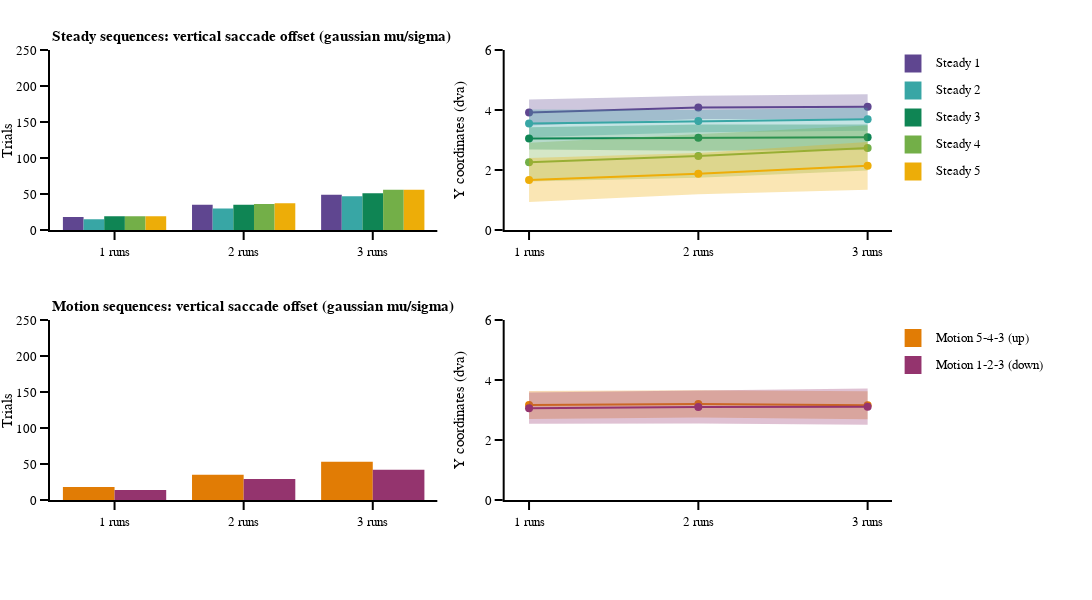

Source (notebook cell):
### Markdown cell above
#### Saccade y landing distribution per incremental runs

### Code cell
# subplot settings
rows, cols = 2, 2
leg_mergin = 200
fig_height, fig_width = 600,500*cols+leg_mergin
column_widths,row_heights = [1,1],[1,1]
sb_specs = [[{},{}],[{},{}]]
fig = make_subplots(rows=rows, cols=cols, print_grid=False, vertical_spacing=0.2, horizontal_spacing=0.08, 
                    column_widths=column_widths, row_heights=row_heights)
opacity_val = 0.3
data_types = []
for run_num in np.arange(1,df_all.run_number.max()+1):
    data_types.append('{:1.0f} runs'.format(run_num))

# Figure title
fig.add_annotation(xref='paper', yref='paper', x=0, y=1.03, text='<b>Steady sequences: vertical saccade offset (gaussian mu/sigma)<b>', 
                   showarrow=False, font_size = template_specs['title_font_size'], xanchor = 'left', yanchor='middle')
fig.add_annotation(xref='paper', yref='paper', x=0, y=0.43, text='<b>Motion sequences: vertical saccade offset (gaussian mu/sigma)<b>',  
                   showarrow=False, font_size = template_specs['title_font_size'], xanchor = 'left', yanchor='middle')

    
for ts_num, ts in enumerate(tss):
    # row/col and data selection
    if ts_num == 0:   row_val, y_line = 1, 4
    elif ts_num == 1: row_val, y_line = 1, 3.5
    elif ts_num == 2: row_val, y_line = 1, 3
    elif ts_num == 3: row_val, y_line = 1, 2.5
    elif ts_num == 4: row_val, y_line = 1, 2
    elif ts_num == 5: row_val, y_line = 2, 3
    elif ts_num == 6: row_val, y_line = 2, 3
    
    # compute mu, sigma, nb of trials
    mu_y, sigma_y, nb_y = np.zeros(df_all.run_number.max()),np.zeros(df_all.run_number.max()),np.zeros(df_all.run_number.max())
    for run_num in np.arange(df_all.run_number.max()):
        df_cond = df_all.loc[(df_all.main_sac_trial == 1) & 
                             (df_all.trial_sequence == ts_num+1) & (df_all.run_number <= run_num+1)]
        (mu_y[run_num], sigma_y[run_num]) = norm.fit(df_cond['sac_y_offset_trial']-df_cond['jitter_y_trial'])
        nb_y[run_num] = (df_cond['sac_y_offset_trial']-df_cond['jitter_y_trial']).shape[0]
        
    # draw data
    fig.append_trace(go.Bar(x=data_types,y=nb_y,
                            marker_color=ts_cols[ts_num]),row=row_val, col=1)
    
    fig.append_trace(go.Scatter(x=data_types, y=mu_y,
                                name=ts, mode='markers+lines',marker_color=ts_cols[ts_num],marker_size=8,
                                marker_line_width=0,marker_symbol='circle'),row=row_val, col=2)
    
    fig.append_trace(go.Scatter(x=data_types, y=mu_y+sigma_y,
                                mode='lines',line_width=0,line_color=ts_cols[ts_num]),row=row_val, col=2)
    
    fig.append_trace(go.Scatter(x=data_types, y=mu_y-sigma_y,fillcolor="rgba({}, {})".format(ts_cols[ts_num][4:-1],opacity_val),
                                mode='lines',line_width=0,line_color=ts_cols[ts_num], fill='tonexty'),row=row_val, col=2)

    # legend
    if ts_num < 5:
        fig.add_annotation(xref='paper', yref='paper', x=x_legend_top, y=y_legend_top-(y_legend_step*ts_num), 
                           text=ts, showarrow=False, font_size = template_specs['axes_font_size'], xanchor = 'left', yanchor='middle')
        fig.add_shape(type='rect',xref='paper', yref='paper', fillcolor=ts_cols[ts_num],line_width=0,
                      x0=x_legend_top-0.025-rad_leg/4, y0=y_legend_top-y_legend_step*ts_num-rad_leg/2, 
                      x1=x_legend_top-0.025+rad_leg/4, y1=y_legend_top-y_legend_step*ts_num+rad_leg/2)
    else:
        fig.add_annotation(xref='paper', yref='paper', x=x_legend_top, y=y_legend_bot-(y_legend_step*(ts_num-5)), 
                           text=ts, showarrow=False, font_size = template_specs['axes_font_size'], xanchor = 'left', yanchor='middle')
        fig.add_shape(type='rect',xref='paper', yref='paper', fillcolor=ts_cols[ts_num],line_width=0,
                      x0=x_legend_top-0.025-rad_leg/4, y0=y_legend_bot-y_legend_step*(ts_num-5)-rad_leg/2, 
                      x1=x_legend_top-0.025+rad_leg/4, y1=y_legend_bot-y_legend_step*(ts_num-5)+rad_leg/2)
    

for row in np.arange(rows):
    for col in np.arange(cols):
        if col==1:
            fig.update_xaxes(visible=True, ticklen=8, linewidth=template_specs['axes_width'], categoryorder='array', categoryarray=data_types, row=row+1, col=col+1)
            fig.update_yaxes(visible=True, ticklen=8, linewidth=template_specs['axes_width'], range=[0,6], title='Y coordinates (dva)',row=row+1, col=col+1)
        elif col==0:
            fig.update_xaxes(visible=True, ticklen=8, linewidth=template_specs['axes_width'], categoryorder='array', categoryarray=data_types, row=row+1, col=col+1)
            fig.update_yaxes(visible=True, ticklen=8, linewidth=template_specs['axes_width'], range=[0,250], title='Trials',row=row+1, col=col+1)

fig.layout.update(template=fig_template, width=fig_width, height=fig_height, margin_l=50, margin_r=leg_mergin, margin_t=50, margin_b=100, showlegend=False)
fig.show()
if not os.path.exists(fig_dir):os.mkdir(fig_dir)
fig.write_image('{}/{}_vertical_saccade_landing_sequence_runs.pdf'.format(fig_dir, subject))

### Figure 1 — Plotly figure (JSON) as saved in the notebook; plotly's stock layout.template omitted (floating-point values rounded to 4 significant figures)
{"data": [{"marker": {"color": "rgb(95, 70, 144)"}, "type": "bar", "x": ["1 runs", "2 runs", "3 runs"], "xaxis": "x", "y": [18, 35, 49], "yaxis": "y"}, {"marker": {"color": "rgb(95, 70, 144)", "line": {"width": 0}, "size": 8, "symbol": "circle"}, "mode": "markers+lines", "name": "Steady 1", "type": "scatter", "x": ["1 runs", "2 runs", "3 runs"], "xaxis": "x2", "y": [3.92, 4.086, 4.109], "yaxis": "y2"}, {"line": {"color": "rgb(95, 70, 144)", "width": 0}, "mode": "lines", "type": "scatter", "x": ["1 runs", "2 runs", "3 runs"], "xaxis": "x2", "y": [4.353, 4.476, 4.523], "yaxis": "y2"}, {"fill": "tonexty", "fillcolor": "rgba(95, 70, 144, 0.3)", "line": {"color": "rgb(95, 70, 144)", "width": 0}, "mode": "lines", "type": "scatter", "x": ["1 runs", "2 runs", "3 runs"], "xaxis": "x2", "y": [3.487, 3.696, 3.694], "yaxis": "y2"}, {"marker": {"color": "rgb(56, 166, 165)"}, "type": "bar", "x": ["1 runs", "2 runs", "3 runs"], "xaxis": "x", "y": [15, 30, 47], "yaxis": "y"}, {"marker": {"color": "rgb(56, 166, 165)", "line": {"width": 0}, "size": 8, "symbol": "circle"}, "mode": "markers+lines", "name": "Steady 2", "type": "scatter", "x": ["1 runs", "2 runs", "3 runs"], "xaxis": "x2", "y": [3.553, 3.63, 3.693], "yaxis": "y2"}, {"line": {"color": "rgb(56, 166, 165)", "width": 0}, "mode": "lines", "type": "scatter", "x": ["1 runs", "2 runs", "3 runs"], "xaxis": "x2", "y": [4.018, 4.002, 4.077], "yaxis": "y2"}, {"fill": "tonexty", "fillcolor": "rgba(56, 166, 165, 0.3)", "line": {"color": "rgb(56, 166, 165)", "width": 0}, "mode": "lines", "type": "scatter", "x": ["1 runs", "2 runs", "3 runs"], "xaxis": "x2", "y": [3.088, 3.258, 3.309], "yaxis": "y2"}, {"marker": {"color": "rgb(15, 133, 84)"}, "type": "bar", "x": ["1 runs", "2 runs", "3 runs"], "xaxis": "x", "y": [19, 35, 51], "yaxis": "y"}, {"marker": {"color": "rgb(15, 133, 84)", "line": {"width": 0}, "size": 8, "symbol": "circle"}, "mode": "markers+lines", "name": "Steady 3", "type": "scatter", "x": ["1 runs", "2 runs", "3 runs"], "xaxis": "x2", "y": [3.052, 3.076, 3.089], "yaxis": "y2"}, {"line": {"color": "rgb(15, 133, 84)", "width": 0}, "mode": "lines", "type": "scatter", "x": ["1 runs", "2 runs", "3 runs"], "xaxis": "x2", "y": [3.424, 3.514, 3.516], "yaxis": "y2"}, {"fill": "tonexty", "fillcolor": "rgba(15, 133, 84, 0.3)", "line": {"color": "rgb(15, 133, 84)", "width": 0}, "mode": "lines", "type": "scatter", "x": ["1 runs", "2 runs", "3 runs"], "xaxis": "x2", "y": [2.68, 2.638, 2.663], "yaxis": "y2"}, {"marker": {"color": "rgb(115, 175, 72)"}, "type": "bar", "x": ["1 runs", "2 runs", "3 runs"], "xaxis": "x", "y": [19, 36, 56], "yaxis": "y"}, {"marker": {"color": "rgb(115, 175, 72)", "line": {"width": 0}, "size": 8, "symbol": "circle"}, "mode": "markers+lines", "name": "Steady 4", "type": "scatter", "x": ["1 runs", "2 runs", "3 runs"], "xaxis": "x2", "y": [2.262, 2.469, 2.732], "yaxis": "y2"}, {"line": {"color": "rgb(115, 175, 72)", "width": 0}, "mode": "lines", "type": "scatter", "x": ["1 runs", "2 runs", "3 runs"], "xaxis": "x2", "y": [2.906, 3.196, 3.484], "yaxis": "y2"}, {"fill": "tonexty", "fillcolor": "rgba(115, 175, 72, 0.3)", "line": {"color": "rgb(115, 175, 72)", "width": 0}, "mode": "lines", "type": "scatter", "x": ["1 runs", "2 runs", "3 runs"], "xaxis": "x2", "y": [1.618, 1.742, 1.98], "yaxis": "y2"}, {"marker": {"color": "rgb(237, 173, 8)"}, "type": "bar", "x": ["1 runs", "2 runs", "3 runs"], "xaxis": "x", "y": [19, 37, 56], "yaxis": "y"}, {"marker": {"color": "rgb(237, 173, 8)", "line": {"width": 0}, "size": 8, "symbol": "circle"}, "mode": "markers+lines", "name": "Steady 5", "type": "scatter", "x": ["1 runs", "2 runs", "3 runs"], "xaxis": "x2", "y": [1.667, 1.877, 2.139], "yaxis": "y2"}, {"line": {"color": "rgb(237, 173, 8)", "width": 0}, "mode": "lines", "type": "scatter", "x": ["1 runs", "2 runs", "3 runs"], "xaxis": "x2", "y": [2.4, 2.566, 2.934], "yaxis": "y2"}, {"fill": "tonexty", "fillcolor": "rgba(237, 173, 8, 0.3)", "line": {"color": "rgb(237, 173, 8)", "width": 0}, "mode": "lines", "type": "scatter", "x": ["1 runs", "2 runs", "3 runs"], "xaxis": "x2", "y": [0.934, 1.188, 1.345], "yaxis": "y2"}, {"marker": {"color": "rgb(225, 124, 5)"}, "type": "bar", "x": ["1 runs", "2 runs", "3 runs"], "xaxis": "x3", "y": [18, 35, 53], "yaxis": "y3"}, {"marker": {"color": "rgb(225, 124, 5)", "line": {"width": 0}, "size": 8, "symbol": "circle"}, "mode": "markers+lines", "name": "Motion 5-4-3 (up)", "type": "scatter", "x": ["1 runs", "2 runs", "3 runs"], "xaxis": "x4", "y": [3.166, 3.201, 3.161], "yaxis": "y4"}, {"line": {"color": "rgb(225, 124, 5)", "width": 0}, "mode": "lines", "type": "scatter", "x": ["1 runs", "2 runs", "3 runs"], "xaxis": "x4", "y": [3.635, 3.656, 3.626], "yaxis": "y4"}, {"fill": "tonexty", "fillcolor": "rgba(225, 124, 5, 0.3)", "line": {"color": "rgb(225, 124, 5)", "width": 0}, "mode": "lines", "type": "scatter", "x": ["1 runs", "2 runs", "3 runs"], "xaxis": "x4", "y": [2.698, 2.746, 2.696], "yaxis": "y4"}, {"marker": {"color": "rgb(148, 52, 110)"}, "type": "bar", "x": ["1 runs", "2 runs", "3 runs"], "xaxis": "x3", "y": [14, 29, 42], "yaxis": "y3"}, {"marker": {"color": "rgb(148, 52, 110)", "line": {"width": 0}, "size": 8, "symbol": "circle"}, "mode": "markers+lines", "name": "Motion 1-2-3 (down)", "type": "scatter", "x": ["1 runs", "2 runs", "3 runs"], "xaxis": "x4", "y": [3.061, 3.101, 3.11], "yaxis": "y4"}, {"line": {"color": "rgb(148, 52, 110)", "width": 0}, "mode": "lines", "type": "scatter", "x": ["1 runs", "2 runs", "3 runs"], "xaxis": "x4", "y": [3.581, 3.648, 3.713], "yaxis": "y4"}, {"fill": "tonexty", "fillcolor": "rgba(148, 52, 110, 0.3)", "line": {"color": "rgb(148, 52, 110)", "width": 0}, "mode": "lines", "type": "scatter", "x": ["1 runs", "2 runs", "3 runs"], "xaxis": "x4", "y": [2.54, 2.554, 2.507], "yaxis": "y4"}], "layout": {"annotations": [{"font": {"size": 15}, "showarrow": false, "text": "<b>Steady sequences: vertical saccade offset (gaussian mu/sigma)<b>", "x": 0, "xanchor": "left", "xref": "paper", "y": 1.03, "yanchor": "middle", "yref": "paper"}, {"font": {"size": 15}, "showarrow": false, "text": "<b>Motion sequences: vertical saccade offset (gaussian mu/sigma)<b>", "x": 0, "xanchor": "left", "xref": "paper", "y": 0.43, "yanchor": "middle", "yref": "paper"}, {"font": {"size": 13}, "showarrow": false, "text": "Steady 1", "x": 1.05, "xanchor": "left", "xref": "paper", "y": 0.97, "yanchor": "middle", "yref": "paper"}, {"font": {"size": 13}, "showarrow": false, "text": "Steady 2", "x": 1.05, "xanchor": "left", "xref": "paper", "y": 0.91, "yanchor": "middle", "yref": "paper"}, {"font": {"size": 13}, "showarrow": false, "text": "Steady 3", "x": 1.05, "xanchor": "left", "xref": "paper", "y": 0.85, "yanchor": "middle", "yref": "paper"}, {"font": {"size": 13}, "showarrow": false, "text": "Steady 4", "x": 1.05, "xanchor": "left", "xref": "paper", "y": 0.79, "yanchor": "middle", "yref": "paper"}, {"font": {"size": 13}, "showarrow": false, "text": "Steady 5", "x": 1.05, "xanchor": "left", "xref": "paper", "y": 0.73, "yanchor": "middle", "yref": "paper"}, {"font": {"size": 13}, "showarrow": false, "text": "Motion 5-4-3 (up)", "x": 1.05, "xanchor": "left", "xref": "paper", "y": 0.36, "yanchor": "middle", "yref": "paper"}, {"font": {"size": 13}, "showarrow": false, "text": "Motion 1-2-3 (down)", "x": 1.05, "xanchor": "left", "xref": "paper", "y": 0.3, "yanchor": "middle", "yref": "paper"}], "height": 600, "margin": {"b": 100, "l": 50, "r": 200, "t": 50}, "shapes": [{"fillcolor": "rgb(95, 70, 144)", "line": {"width": 0}, "type": "rect", "x0": 1.015, "x1": 1.035, "xref": "paper", "y0": 0.95, "y1": 0.99, "yref": "paper"}, {"fillcolor": "rgb(56, 166, 165)", "line": {"width": 0}, "type": "rect", "x0": 1.015, "x1": 1.035, "xref": "paper", "y0": 0.89, "y1": 0.93, "yref": "paper"}, {"fillcolor": "rgb(15, 133, 84)", "line": {"width": 0}, "type": "rect", "x0": 1.015, "x1": 1.035, "xref": "paper", "y0": 0.83, "y1": 0.87, "yref": "paper"}, {"fillcolor": "rgb(115, 175, 72)", "line": {"width": 0}, "type": "rect", "x0": 1.015, "x1": 1.035, "xref": "paper", "y0": 0.77, "y1": 0.81, "yref": "paper"}, {"fillcolor": "rgb(237, 173, 8)", "line": {"width": 0}, "type": "rect", "x0": 1.015, "x1": 1.035, "xref": "paper", "y0": 0.71, "y1": 0.75, "yref": "paper"}, {"fillcolor": "rgb(225, 124, 5)", "line": {"width": 0}, "type": "rect", "x0": 1.015, "x1": 1.035, "xref": "paper", "y0": 0.34, "y1": 0.38, "yref": "paper"}, {"fillcolor": "rgb(148, 52, 110)", "line": {"width": 0}, "type": "rect", "x0": 1.015, "x1": 1.035, "xref": "paper", "y0": 0.28, "y1": 0.32, "yref": "paper"}], "showlegend": false, "width": 1200, "xaxis": {"anchor": "y", "autorange": true, "categoryarray": ["1 runs", "2 runs", "3 runs"], "categoryorder": "array", "domain": [0, 0.46], "linewidth": 2, "range": [-0.5, 2.5], "ticklen": 8, "type": "category", "visible": true}, "xaxis2": {"anchor": "y2", "autorange": true, "categoryarray": ["1 runs", "2 runs", "3 runs"], "categoryorder": "array", "domain": [0.54, 1], "linewidth": 2, "range": [-0.1401, 2.14], "ticklen": 8, "type": "category", "visible": true}, "xaxis3": {"anchor": "y3", "autorange": true, "categoryarray": ["1 runs", "2 runs", "3 runs"], "categoryorder": "array", "domain": [0, 0.46], "linewidth": 2, "range": [-0.5, 2.5], "ticklen": 8, "type": "category", "visible": true}, "xaxis4": {"anchor": "y4", "autorange": true, "categoryarray": ["1 runs", "2 runs", "3 runs"], "categoryorder": "array", "domain": [0.54, 1], "linewidth": 2, "range": [-0.1401, 2.14], "ticklen": 8, "type": "category", "visible": true}, "yaxis": {"anchor": "x", "domain": [0.6, 1], "linewidth": 2, "range": [0, 250], "ticklen": 8, "title": {"text": "Trials"}, "type": "linear", "visible": true}, "yaxis2": {"anchor": "x2", "domain": [0.6, 1], "linewidth": 2, "range": [0, 6], "ticklen": 8, "title": {"text": "Y coordinates (dva)"}, "type": "linear", "visible": true}, "yaxis3": {"anchor": "x3", "domain": [0, 0.4], "linewidth": 2, "range": [0, 250], "ticklen": 8, "title": {"text": "Trials"}, "type": "linear", "visible": true}, "yaxis4": {"anchor": "x4", "domain": [0, 0.4], "linewidth": 2, "range": [0, 6], "ticklen": 8, "title": {"text": "Y coordinates (dva)"}, "type": "linear", "visible": true}}}
